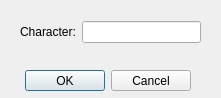
<?xml version="1.0" encoding="UTF-8"?>
<ui version="4.0">
 <class>AddCharacter</class>
 <widget class="QDialog" name="AddCharacter">
  <property name="geometry">
   <rect>
    <x>0</x>
    <y>0</y>
    <width>221</width>
    <height>98</height>
   </rect>
  </property>
  <property name="windowTitle">
   <string>Dialog</string>
  </property>
  <widget class="QDialogButtonBox" name="buttonBox">
   <property name="geometry">
    <rect>
     <x>10</x>
     <y>70</y>
     <width>181</width>
     <height>21</height>
    </rect>
   </property>
   <property name="orientation">
    <enum>Qt::Horizontal</enum>
   </property>
   <property name="standardButtons">
    <set>QDialogButtonBox::Cancel|QDialogButtonBox::Ok</set>
   </property>
  </widget>
  <widget class="QWidget" name="">
   <property name="geometry">
    <rect>
     <x>20</x>
     <y>20</y>
     <width>181</width>
     <height>24</height>
    </rect>
   </property>
   <layout class="QHBoxLayout" name="horizontalLayout">
    <item>
     <widget class="QLabel" name="label">
      <property name="text">
       <string>Character:</string>
      </property>
     </widget>
    </item>
    <item>
     <widget class="QLineEdit" name="characterField">
      <property name="text">
       <string/>
      </property>
      <property name="maxLength">
       <number>1</number>
      </property>
      <property name="placeholderText">
       <string/>
      </property>
     </widget>
    </item>
   </layout>
  </widget>
 </widget>
 <resources/>
 <connections>
  <connection>
   <sender>buttonBox</sender>
   <signal>accepted()</signal>
   <receiver>AddCharacter</receiver>
   <slot>accept()</slot>
   <hints>
    <hint type="sourcelabel">
     <x>248</x>
     <y>254</y>
    </hint>
    <hint type="destinationlabel">
     <x>157</x>
     <y>274</y>
    </hint>
   </hints>
  </connection>
  <connection>
   <sender>buttonBox</sender>
   <signal>rejected()</signal>
   <receiver>AddCharacter</receiver>
   <slot>reject()</slot>
   <hints>
    <hint type="sourcelabel">
     <x>316</x>
     <y>260</y>
    </hint>
    <hint type="destinationlabel">
     <x>286</x>
     <y>274</y>
    </hint>
   </hints>
  </connection>
 </connections>
</ui>
